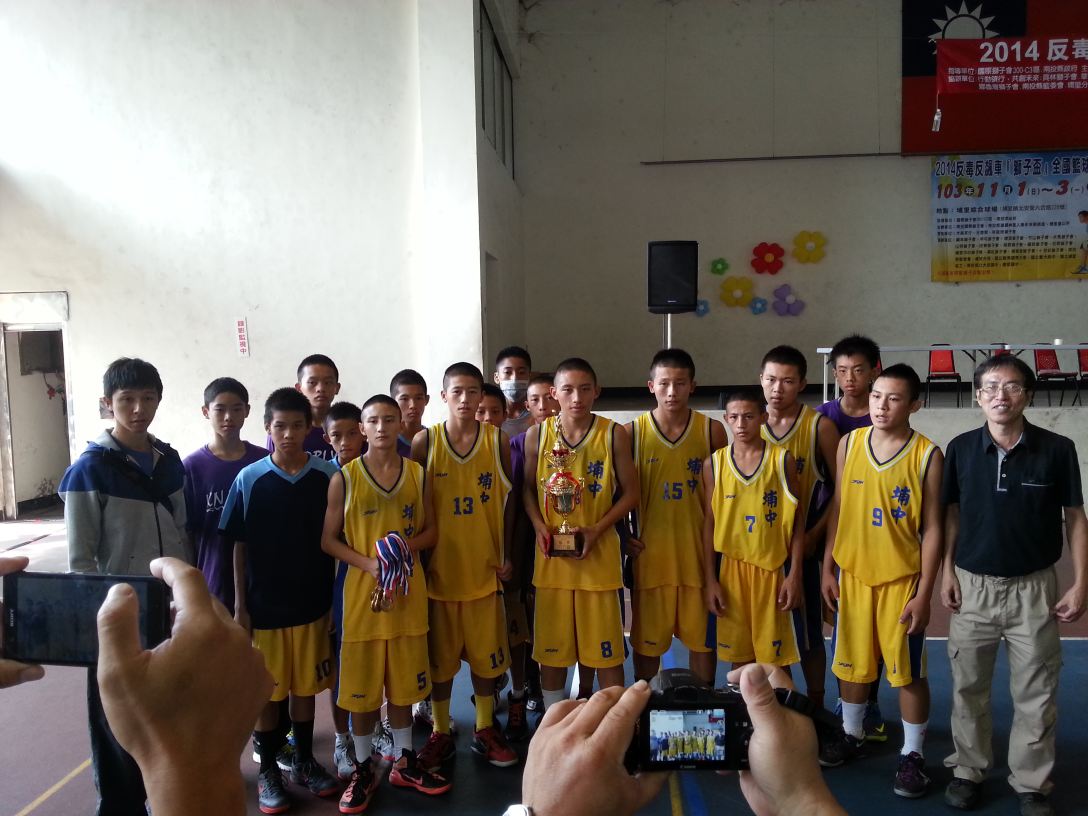
#> input picture pic/104_b2.jpg, 3264 x 2448 px (shown at 1/3 size); its folder holds only this picture in this run
$ python pillow_DealLotsImage.py   (older library calls are emulated)
#> lines starting #> are read from the running program, lines starting #| are printed output that depends on the picture
# -*- coding: utf-8 -*-
"""
Created on Tue May 10 20:04:41 2022

@author: User
"""

import PIL
from PIL import Image
import glob
import shutil, os
from time import sleep

def emptydir(dirname):
    if os.path.isdir(dirname):
        shutil.rmtree(dirname) # 刪除目錄
        sleep(1)  # 等一下
    os.mkdir(dirname)

image_dir="pic"
target_dir = 'bmp_photo'
target_dir2 = 'gray_photo'

emptydir(target_dir)
emptydir(target_dir2)

files=glob.glob(image_dir+"\*.jpg") + glob.glob(image_dir+"\*.png")
for i, f in enumerate(files):
    img = Image.open(f)
#> img is the input picture: PIL image 3264x2448 RGB; mean R, G, B 113.3, 104, 92.9
    img_new = img.resize((800, 600), PIL.Image.ANTIALIAS)
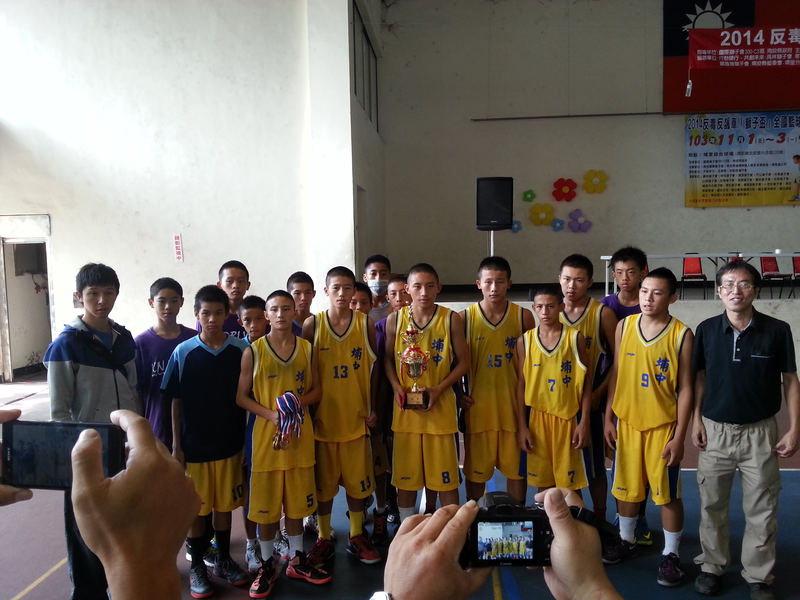
#> img_new: PIL image 800x600 RGB; mean R, G, B 113.3, 104, 92.9
#> (the run stopped early here; a loop or call above may not have finished)

$ run again, on pic/105_cad.jpg
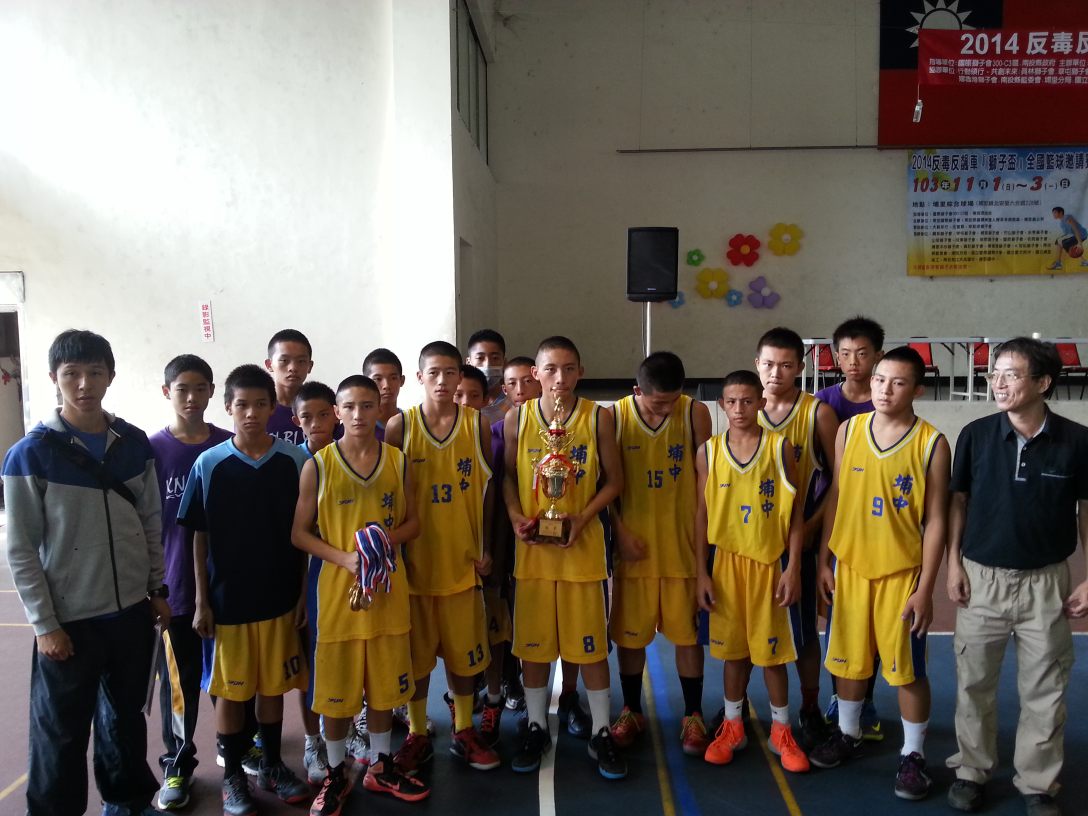
#> input picture pic/105_cad.jpg, 3264 x 2448 px (shown at 1/3 size)
#> img is the input picture: PIL image 3264x2448 RGB; mean R, G, B 111.6, 102.2, 90
#> `img_new = img.resize((800, 600), PIL.Image.ANTIALIAS)`:
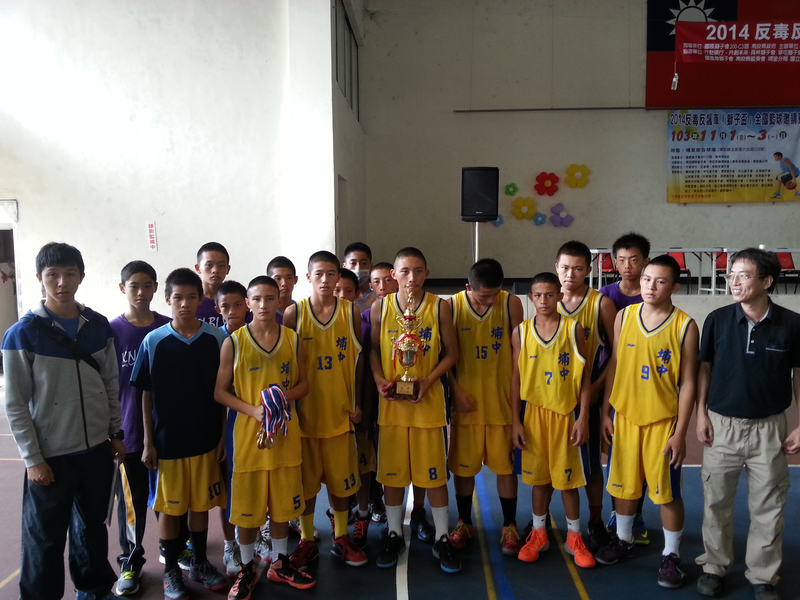
#> img_new: PIL image 800x600 RGB; mean R, G, B 111.6, 102.2, 90

$ run again, on pic/105_cup.jpg
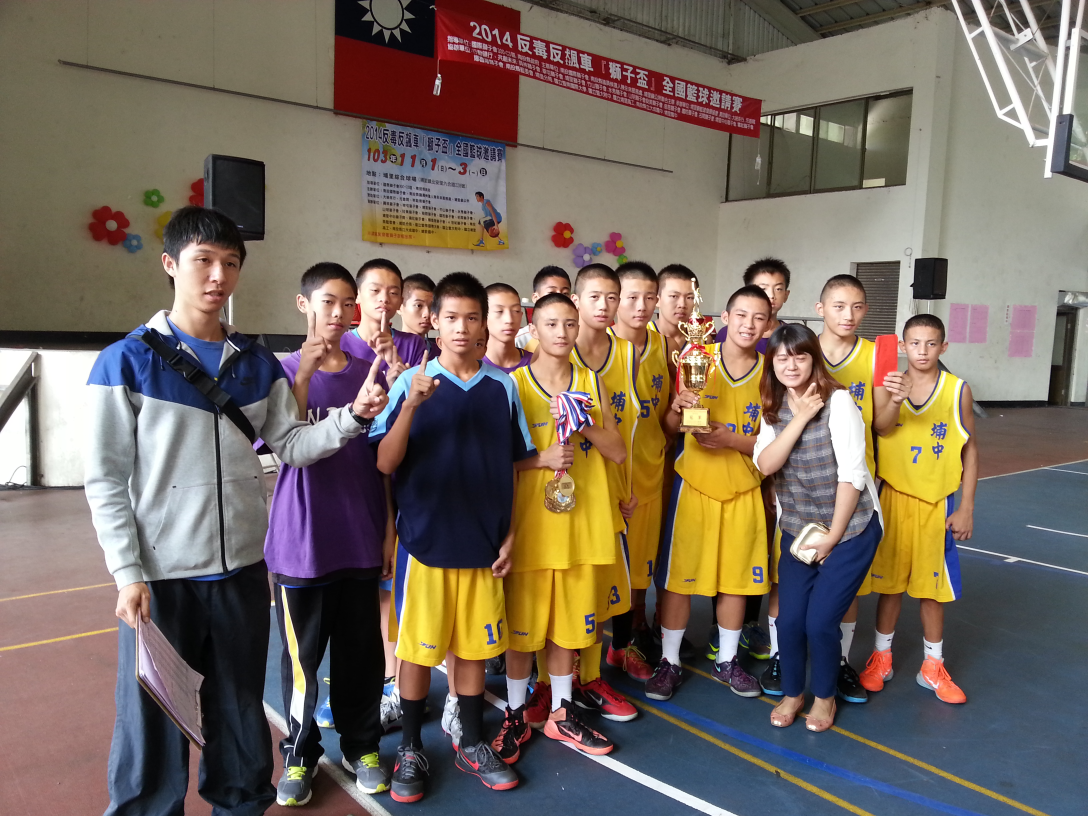
#> input picture pic/105_cup.jpg, 3264 x 2448 px (shown at 1/3 size)
#> img is the input picture: PIL image 3264x2448 RGB; mean R, G, B 118.7, 106.1, 94.8
#> `img_new = img.resize((800, 600), PIL.Image.ANTIALIAS)`:
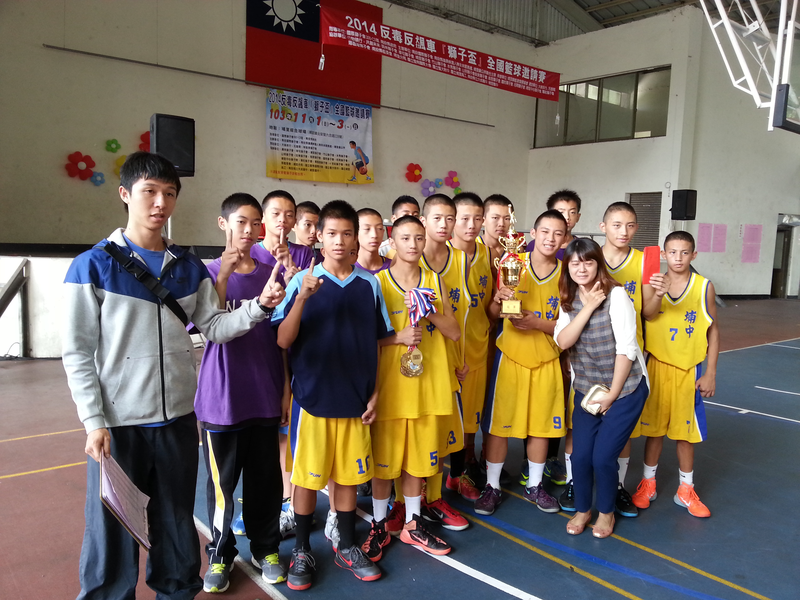
#> img_new: PIL image 800x600 RGB; mean R, G, B 118.7, 106.1, 94.8

$ run again, on pic/face5.jpg
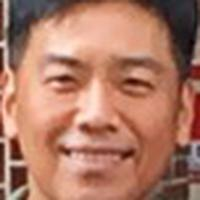
#> input picture pic/face5.jpg, 200 x 200 px
#> img is the input picture: PIL image 200x200 RGB; mean R, G, B 174.1, 121.7, 101.7
#> `img_new = img.resize((800, 600), PIL.Image.ANTIALIAS)`:
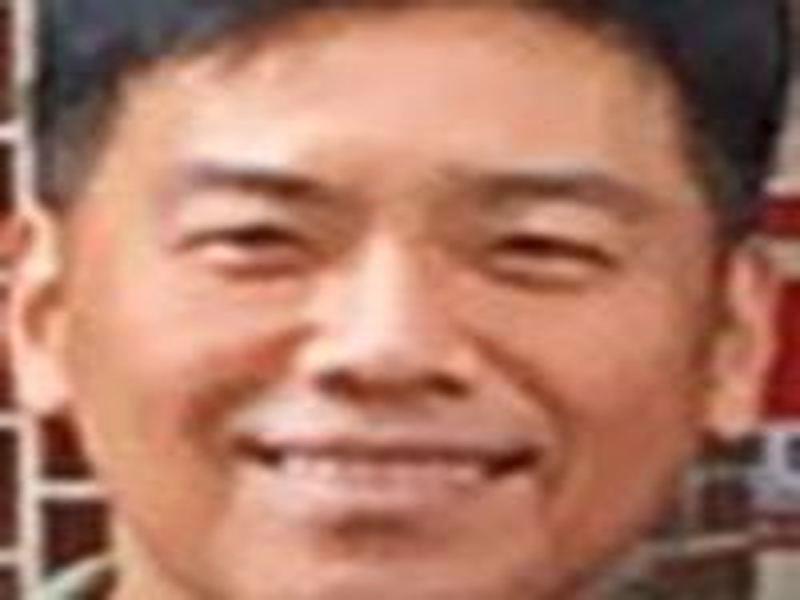
#> img_new: PIL image 800x600 RGB; mean R, G, B 174.1, 121.7, 101.7

$ run again, on pic/104_first.jpg
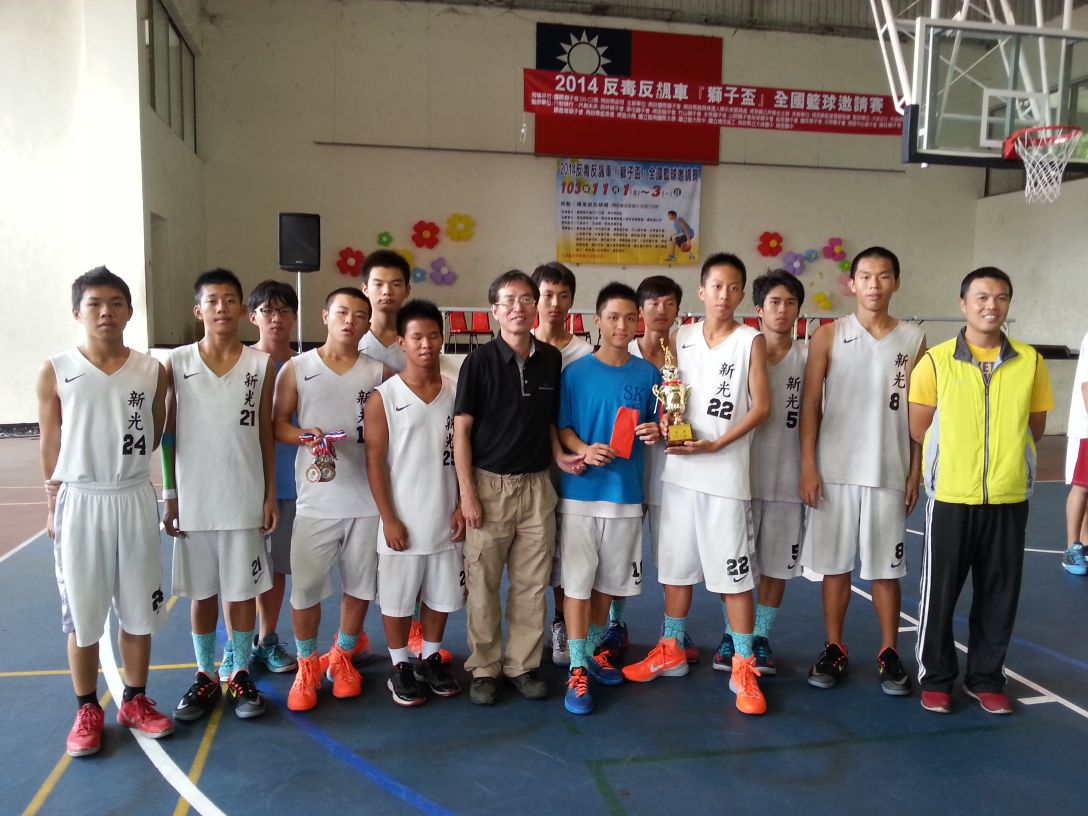
#> input picture pic/104_first.jpg, 3264 x 2448 px (shown at 1/3 size)
#> img is the input picture: PIL image 3264x2448 RGB; mean R, G, B 122.4, 115.4, 110.3
#> `img_new = img.resize((800, 600), PIL.Image.ANTIALIAS)`:
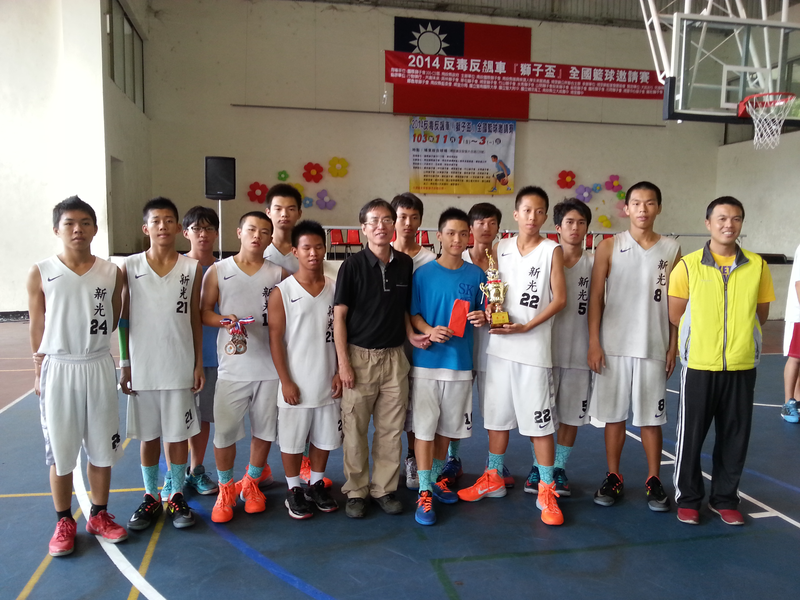
#> img_new: PIL image 800x600 RGB; mean R, G, B 122.3, 115.4, 110.3
